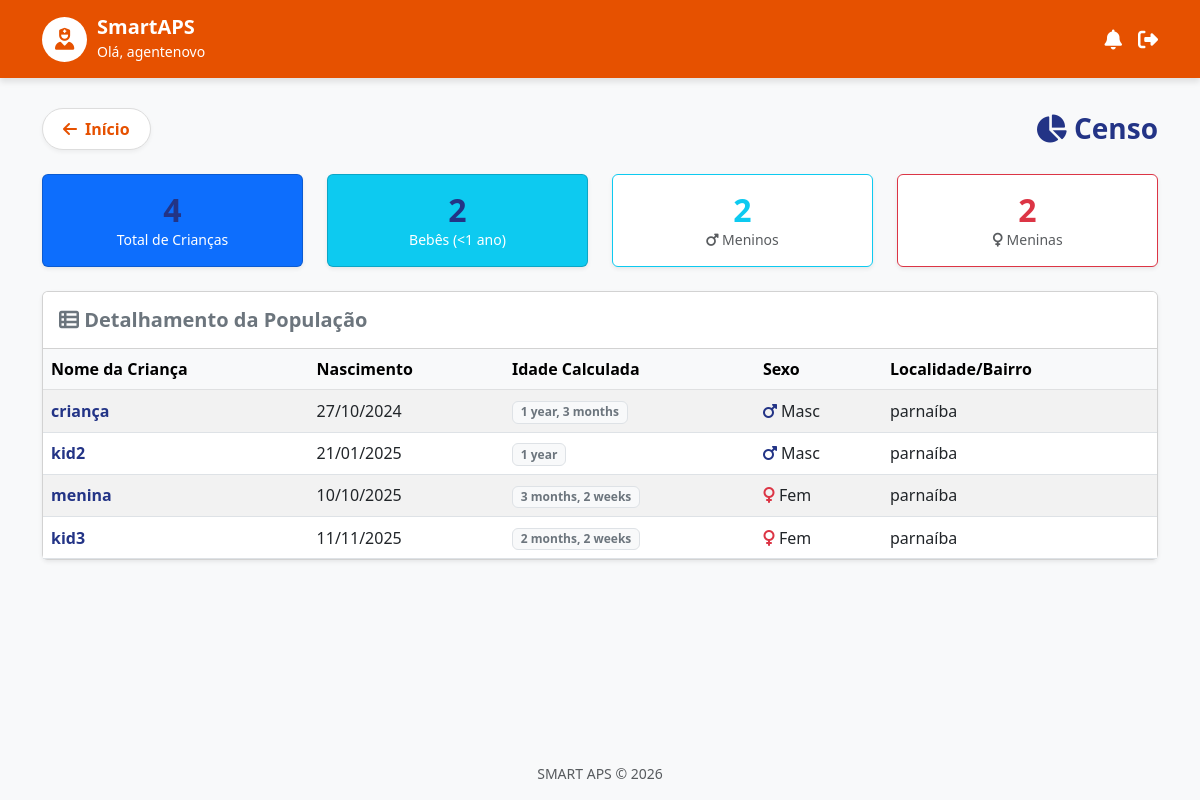
The app's page /censo/ (signed in) with its own data.
### core/models.py (models this page shows, shortened)
class UsuarioACS(AbstractUser):
    cnes_unidade = models.CharField("CNES da Unidade", max_length=20, blank=True)
    class Meta:
        verbose_name = "Agente Comunitário de Saúde"
        verbose_name_plural = "Agentes Comunitários de Saúde"

class Crianca(models.Model):
    SEXO_CHOICES = [
        ('M', 'Masculino'),
        ('F', 'Feminino'),
    ]
    nome = models.CharField(max_length=200)
    data_nascimento = models.DateField()
    cpf = models.CharField("CPF", max_length=14, unique=True) # Sugestão: usar lib django-localflavor-br depois
    cns = models.CharField("CNS", max_length=15, unique=True)
    localidade = models.CharField(max_length=100)
    nome_mae = models.CharField("Nome da Mãe", max_length=200)
    sexo = models.CharField(max_length=1, choices=SEXO_CHOICES)
    criado_em = models.DateTimeField(auto_now_add=True)
    cadastrado_por = models.ForeignKey(UsuarioACS, on_delete=models.SET_NULL, null=True)

### core/views.py (the view)
# urls.py: path('censo/', views.censo_demografico, name='censo_demografico'), # Card 4 (Relatório/Planilha)
@never_cache
@login_required
def censo_demografico(request):
    criancas = Crianca.objects.annotate(
        tem_atraso=Count('registros', filter=Q(registros__status='ATRASADA'))
    ).order_by('data_nascimento')
    total = criancas.count()
    meninos = criancas.filter(sexo='M').count()
    meninas = criancas.filter(sexo='F').count()
    um_ano_atras = date.today() - timedelta(days=365)
    bebes = criancas.filter(data_nascimento__gt=um_ano_atras).count()
    context = {
        'criancas': criancas,
        'total': total,
        'meninos': meninos,
        'meninas': meninas,
        'bebes': bebes,
        'criancas_maiores': total - bebes
    }
    return render(request, 'censo_demografico.html', context)

### core/templates/censo_demografico.html
{% extends 'base.html' %}
{% block content %}
<div class="d-flex justify-content-between align-items-center mb-4">
    <a href="{% url 'index' %}" class="btn-voltar-destaque">
        <i class="fa-solid fa-arrow-left"></i> Início
    </a>
    <h3 class="text-primary fw-bold m-0"><i class="fa-solid fa-chart-pie"></i> Censo</h3>
</div>
<div class="row mb-4">
    <div class="col-md-3">
        <div class="card bg-primary text-white text-center p-3 shadow-sm">
            <h2 class="fw-bold m-0">{{ total }}</h2>
            <small>Total de Crianças</small>
        </div>
    </div>
    <div class="col-md-3">
        <div class="card bg-info text-white text-center p-3 shadow-sm">
            <h2 class="fw-bold m-0">{{ bebes }}</h2>
            <small>Bebês (&lt;1 ano)</small>
        </div>
    </div>
    <div class="col-md-3">
        <div class="card border-info text-center p-3 shadow-sm">
            <h2 class="fw-bold m-0 text-info">{{ meninos }}</h2>
            <small class="text-muted"><i class="fa-solid fa-mars"></i> Meninos</small>
        </div>
    </div>
    <div class="col-md-3">
        <div class="card border-danger text-center p-3 shadow-sm">
            <h2 class="fw-bold m-0 text-danger">{{ meninas }}</h2>
            <small class="text-muted"><i class="fa-solid fa-venus"></i> Meninas</small>
        </div>
    </div>
</div>
<div class="card shadow-sm">
    <div class="card-header bg-white py-3">
        <h5 class="m-0 fw-bold text-secondary"><i class="fa-solid fa-table-list"></i> Detalhamento da População</h5>
    </div>
    <div class="table-responsive">
        <table class="table table-hover table-striped mb-0 align-middle">
            <thead class="table-light">
                <tr>
                    <th>Nome da Criança</th>
                    <th>Nascimento</th>
                    <th>Idade Calculada</th>
                    <th>Sexo</th>
                    <th>Localidade/Bairro</th>
                </tr>
            </thead>
            <tbody>
                {% for crianca in criancas %}
                <tr>
                    <td class="fw-bold text-primary">{{ crianca.nome }}</td>
                    <td>{{ crianca.data_nascimento|date:"d/m/Y" }}</td>
                    <td>
                        <span class="badge {% if crianca.data_nascimento|timesince|slice:':2'|add:'0' < 1 %}bg-warning text-dark{% else %}bg-light text-secondary border{% endif %}">
                            {{ crianca.data_nascimento|timesince }}
                        </span>
                    </td>
                    <td>
                        {% if crianca.sexo == 'M' %}
                            <i class="fa-solid fa-mars text-primary"></i> Masc
                        {% else %}
                            <i class="fa-solid fa-venus text-danger"></i> Fem
                        {% endif %}
                    </td>
                    <td>{{ crianca.localidade }}</td>
                </tr>
                {% empty %}
                <tr><td colspan="5" class="text-center p-4">Nenhum registro encontrado.</td></tr>
                {% endfor %}
            </tbody>
        </table>
    </div>
</div>
{% endblock %}

### core/templates/base.html (shortened to what this page needs)
<!DOCTYPE html>
<html lang="pt-br">
<head>
    <link href="https://cdn.jsdelivr.net/npm/bootstrap@5.3.0/dist/css/bootstrap.min.css" rel="stylesheet">
    <link href="https://cdnjs.cloudflare.com/ajax/libs/font-awesome/6.4.0/css/all.min.css" rel="stylesheet">
</head>
<body>
    <div class="header-custom">
        <div class="container d-flex justify-content-between align-items-center">
            <div class="d-flex align-items-center">
                <div class="user-avatar">
                    <i class="fa-solid fa-user-nurse"></i>
                </div>
                <div>
                    <h5 class="m-0 fw-bold text-white" style="color: white !important;">SmartAPS</h5>
                    <small>Olá, {{ user.username|default:"ACS" }}</small>
                </div>
            </div>
            <div class="d-flex gap-3 align-items-center">
                <i class="fa-solid fa-bell fa-lg" style="cursor: pointer;"></i>
                {% if user.is_authenticated %}
                <form method="post" action="{% url 'logout' %}" class="d-inline m-0 p-0">
                    <button type="submit" class="btn p-0 border-0 bg-transparent text-white" title="Sair">
                        <i class="fa-solid fa-right-from-bracket fa-lg"></i>
                    </button>
                </form>
                {% endif %}
            </div>
        </div>
    </div>
    <div class="container flex-grow-1 mb-5">
        {% block content %}{% endblock %}
    </div>
    <footer class="text-center py-3 text-muted small mt-auto">
        SMART APS &copy; {% now "Y" %}
    </footer>
</body>
</html>

### core/templates/base.html (style rules this page uses)
:root { --primary-color: #E65100; --primary-hover: #BF360C; --secondary-blue: #233486; --bg-color: #F8F9FA; --status-atrasada-bg: #FFEBEE; --status-atrasada-text: #D32F2F; --status-atrasada-border: #EF5350; --status-aplicada-bg: #E8F5E9; --status-aplicada-text: #2E7D32; --status-aplicada-border: #66BB6A; --status-pendente-bg: #F5F5F5; --status-pendente-text: #616161; --status-pendente-border: #BDBDBD; }
body { background-color: var(--bg-color); font-family: 'Segoe UI', Tahoma, Geneva, Verdana, sans-serif; min-height: 100vh; display: flex; flex-direction: column; }
.header-custom { background-color: var(--primary-color); color: white; padding: 15px 0; box-shadow: 0 4px 6px rgba(0,0,0,0.1); margin-bottom: 30px; }
.user-avatar { background-color: white; color: var(--primary-color); border: 2px solid rgba(255,255,255,0.8); width: 45px; height: 45px; border-radius: 50%; display: inline-flex; align-items: center; justify-content: center; font-size: 22px; margin-right: 10px; }
h1, h2, h3, h4, h5, .text-primary { color: var(--secondary-blue) !important; }
.btn-voltar-destaque { background-color: white; color: var(--primary-color); border: 1px solid #ddd; font-weight: 600; border-radius: 50px; padding: 8px 20px; text-decoration: none; display: inline-flex; align-items: center; gap: 8px; transition: all 0.2s; box-shadow: 0 2px 4px rgba(0,0,0,0.05); }

### records on screen
UsuarioACS: username "agentenovo"
Crianca: nome "criança", data_nascimento "27/10/2024", data_nascimento "1 year, 3 months", sexo "M" (drawn), localidade "parnaíba"
Crianca: nome "kid2", data_nascimento "21/01/2025", data_nascimento "1 year", sexo "M" (drawn), localidade "parnaíba"
Crianca: nome "menina", data_nascimento "10/10/2025", data_nascimento "3 months, 2 weeks", sexo "F" (drawn), localidade "parnaíba"
Crianca: nome "kid3", data_nascimento "11/11/2025", data_nascimento "2 months, 2 weeks", sexo "F" (drawn), localidade "parnaíba"

### other values on screen
{{ total }} "4"
{{ bebes }} "2"
{{ meninos }} "2"
{{ meninas }} "2"
